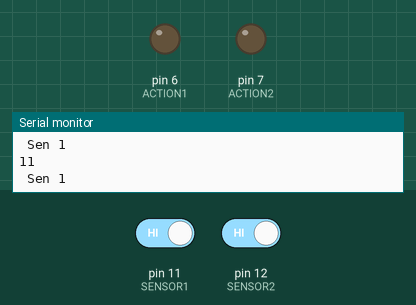
Bench run of a sketch on a simulated Arduino Uno, built with avr-gcc and run on an emulated ATmega328P. On the bench: output pins drawn as LEDs (lit = HIGH), the last lines printed to the serial monitor. Inputs (shaded band) come from the test bench; at power-on: pin 11 (SENSOR1) HIGH, pin 12 (SENSOR2) HIGH.

Above: at 1.2 s.
1.3 s: pin 11 (SENSOR1) driven LOW
At 2.5 s:
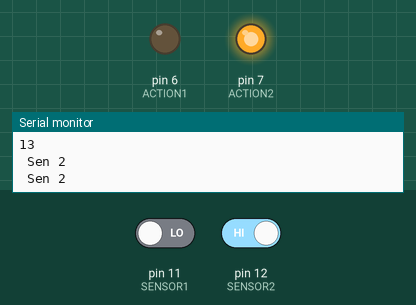
2.8 s: pin 12 (SENSOR2) driven LOW
At 4.1 s:
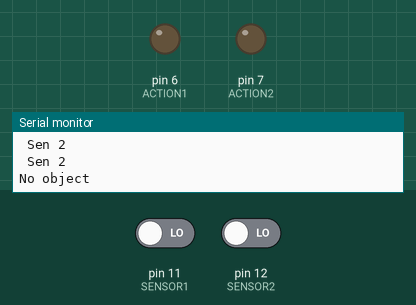
5.6 s: pin 12 (SENSOR2) driven HIGH
At 7.4 s:
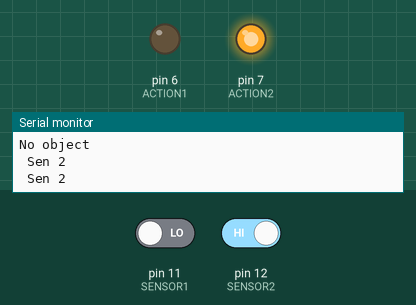
7.7 s: pin 11 (SENSOR1) driven HIGH
At 8.8 s:
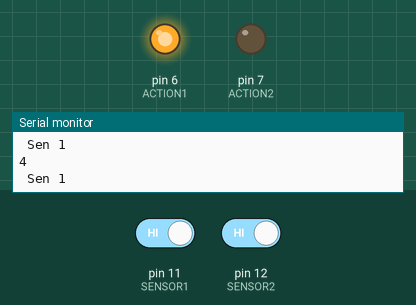
Timing chart, 0 to 10.7 s (numbered marks = the images above; inputs shaded):
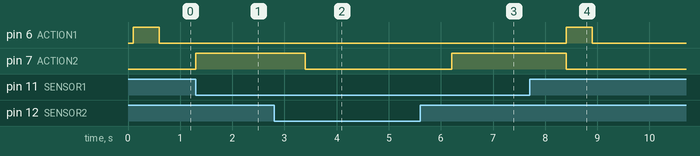

Measured:
- after the input at 1.3 s, pin 7 (ACTION2): LOW → HIGH at once
- after the input at 2.8 s, pin 7 (ACTION2): HIGH → LOW after 0.60 s
- after the input at 5.6 s, pin 7 (ACTION2): LOW → HIGH after 0.60 s
- after the input at 7.7 s, pin 6 (ACTION1): LOW → HIGH after 0.70 s, → LOW 0.50 s later; pin 7 (ACTION2): HIGH → LOW after 0.70 s

The sketch:

new_one.ino
```cpp
#define SENSOR1 11  // Sensor 1
#define SENSOR2 12  // Sensor 2

#define ACTION1 6  // Motor 1
#define ACTION2 7  //Motor 2
int count = 0;

/*--------------------------------------------------------------*/

void setup() {
  Serial.begin(9600);
  pinMode(SENSOR1, INPUT_PULLUP);
  pinMode(SENSOR2, INPUT_PULLUP);

  pinMode(ACTION1, OUTPUT);
  pinMode(ACTION2, OUTPUT);
}

void loop() {

  int L = digitalRead(SENSOR1); //Sensor 1 value reade
  int R = digitalRead(SENSOR2); //Sensor 2 value reade

/*------------------------------------(Soap part)---------------------------*/
  if (L == 1) {
    Serial.println(" Sen 1");

    count=count+1;
    delay(100);
    Serial.println(count);


    if (count <= 5) {
      digitalWrite(ACTION1, HIGH);
      digitalWrite(ACTION2, LOW);
    }
    else {
      digitalWrite(ACTION1, LOW);
      digitalWrite(ACTION2, LOW);
    }

  }
/*--------------------------------------------------(Water part)------*/
  else if (R == 1) {
    count = 0;
    Serial.println(" Sen 2 ");
    digitalWrite(ACTION2, HIGH);
    digitalWrite(ACTION1, LOW);
    delay(700);
  }

  else if (R == 1 && L==1){


  }

/*---------------------------------------------------(End of part)-----*/
  else {
    count = 0;
    Serial.println("No object");
    digitalWrite(ACTION1, LOW);
    digitalWrite(ACTION2, LOW);
    delay(700);
  }
/*---------------------------------------------------(End if else loop)----*/
}

/*---------------------------------------------------(END code)---------*/
```
